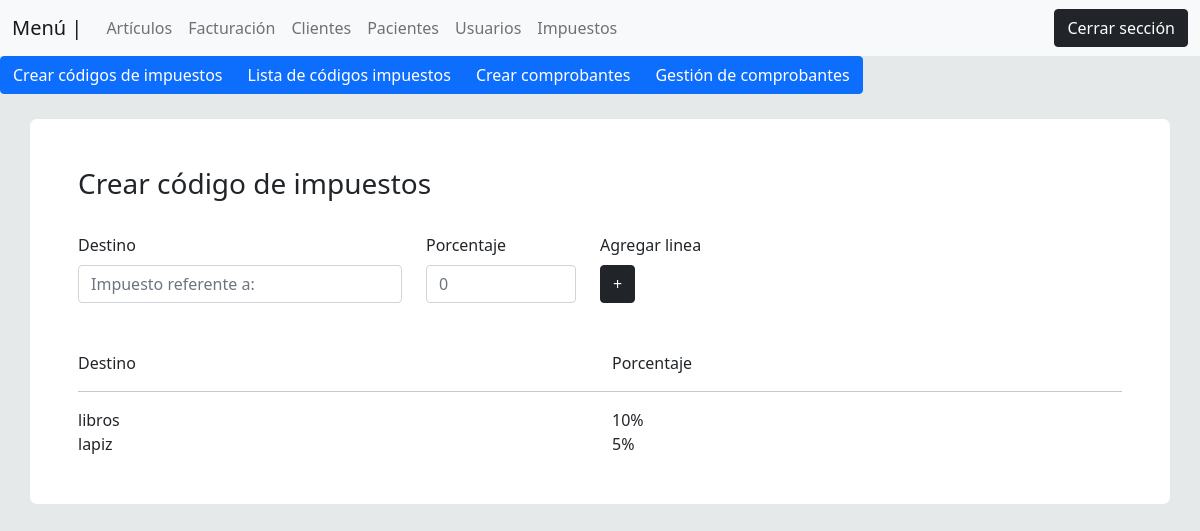
Page /views/crear_codigo_detalle.php?id=17 (signed in) on the committed database.
### tables this page shows
CREATE TABLE `impuestos_detalles` (
  `id` int(11) NOT NULL,
  `cabecera` int(10) NOT NULL,
  `porcentaje` int(10) NOT NULL,
  `destino` varchar(100) NOT NULL
);

### views/crear_codigo_detalle.php (the view, shortened to what this page needs)
<?php
 include('plantilla/menu_top.php');
 include('plantilla/menu_impuestos.php');
 $id = $_GET["id"];
 $consulta_detalles = "SELECT * FROM impuestos_detalles where cabecera = $id";
 $query_detalle = $conexion->query($consulta_detalles);
?>
<div class="container p-5 contenido">
        <div class="col-md-12  mb-5">
            <H3>Crear código de impuestos</H3><br>
<form action="../backend/impuestos/compuesto.php" method="post">
                <div id="complejo" class="row mb-3">
                <div class="row">
                    <div class="col-md-4">
                        <label for="exampleFormControlTextarea1" class="form-label">Destino</label>
                        <input type="Text" name="destino" class="form-control"placeholder="Impuesto referente a:">
                    </div>
                    <div class="col-md-2">
                        <label for="exampleFormControlTextarea1" class="form-label">Porcentaje</label>
                        <input type="number" name="porcentaje" class="form-control"placeholder="0">
                    </div>
                    <div class="col-md-2">
                        <label for="exampleFormControlTextarea1" class="form-label">Agregar linea</label><br>
                        <button class= "btn btn-dark">+</button>
                    </div>
                </div>
                </div>
            </form>
            </div>
            <div class="row">
                <div class = "col-md-6">
                    Destino
                </div>
                <div class = "col-md-6">
                    Porcentaje
                </div>
            </div><hr>
            <div class="row">
                <?php
                    while($resultados_detalles = $query_detalle->fetch_assoc()){
                        ?>
                            <div class = "col-md-6">
                                <?php echo $resultados_detalles["destino"]; ?>
                            </div>
                            <div class = "col-md-6">
                                <?php echo $resultados_detalles["porcentaje"]."%"; ?>
                            </div>
                        <?php
                    }
                ?>
            </div>
</div>

### css/personalizado.css (style rules this page uses)
.contenido { background-color: white; margin-top: 25px; width: 95%; margin-left: 2.5%; border-radius: 7px; border-color: gray; }

### rows in the picture
impuestos_detalles: destino "libros", porcentaje "10"
impuestos_detalles: destino "lapiz", porcentaje "5"
